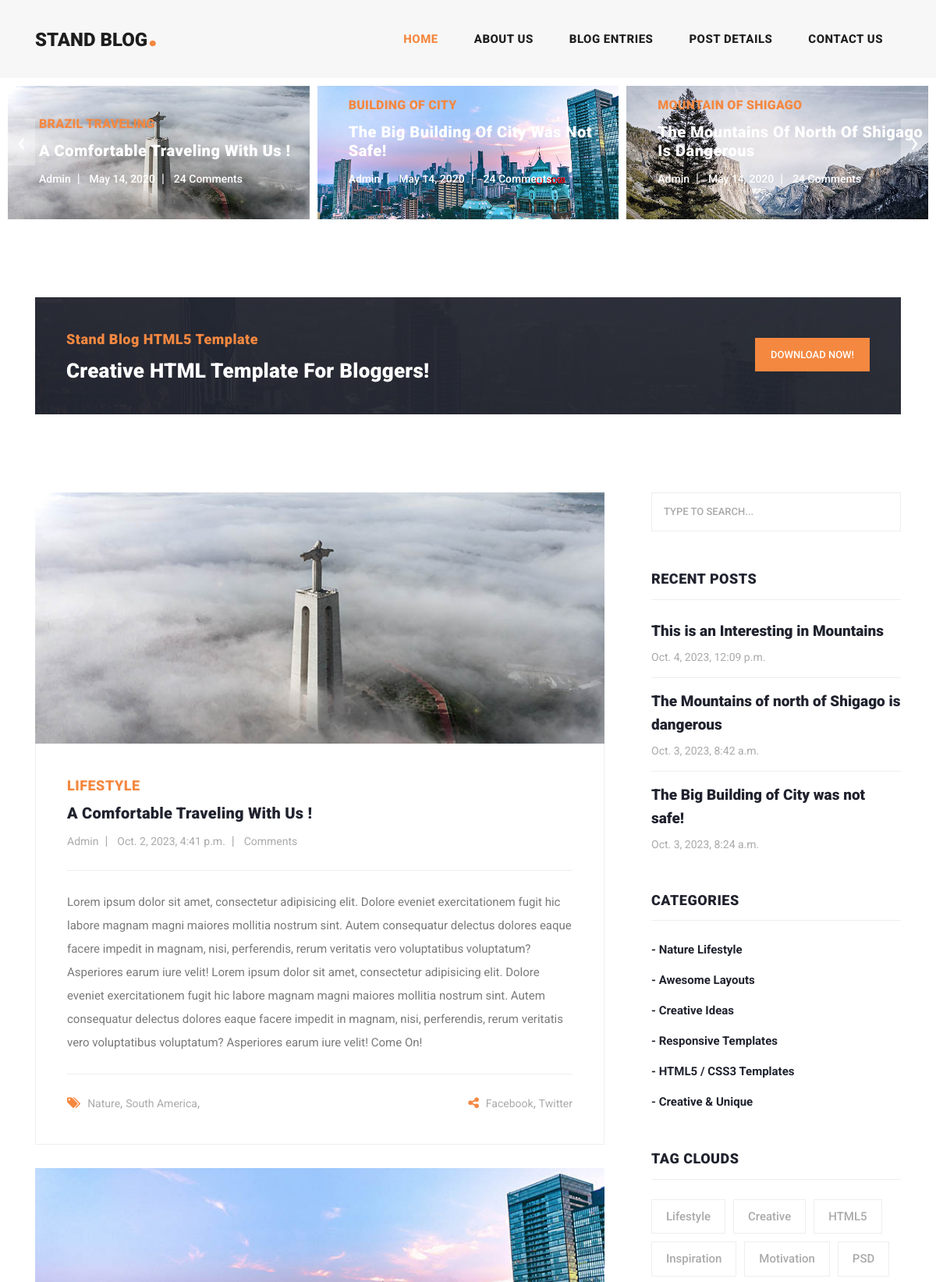
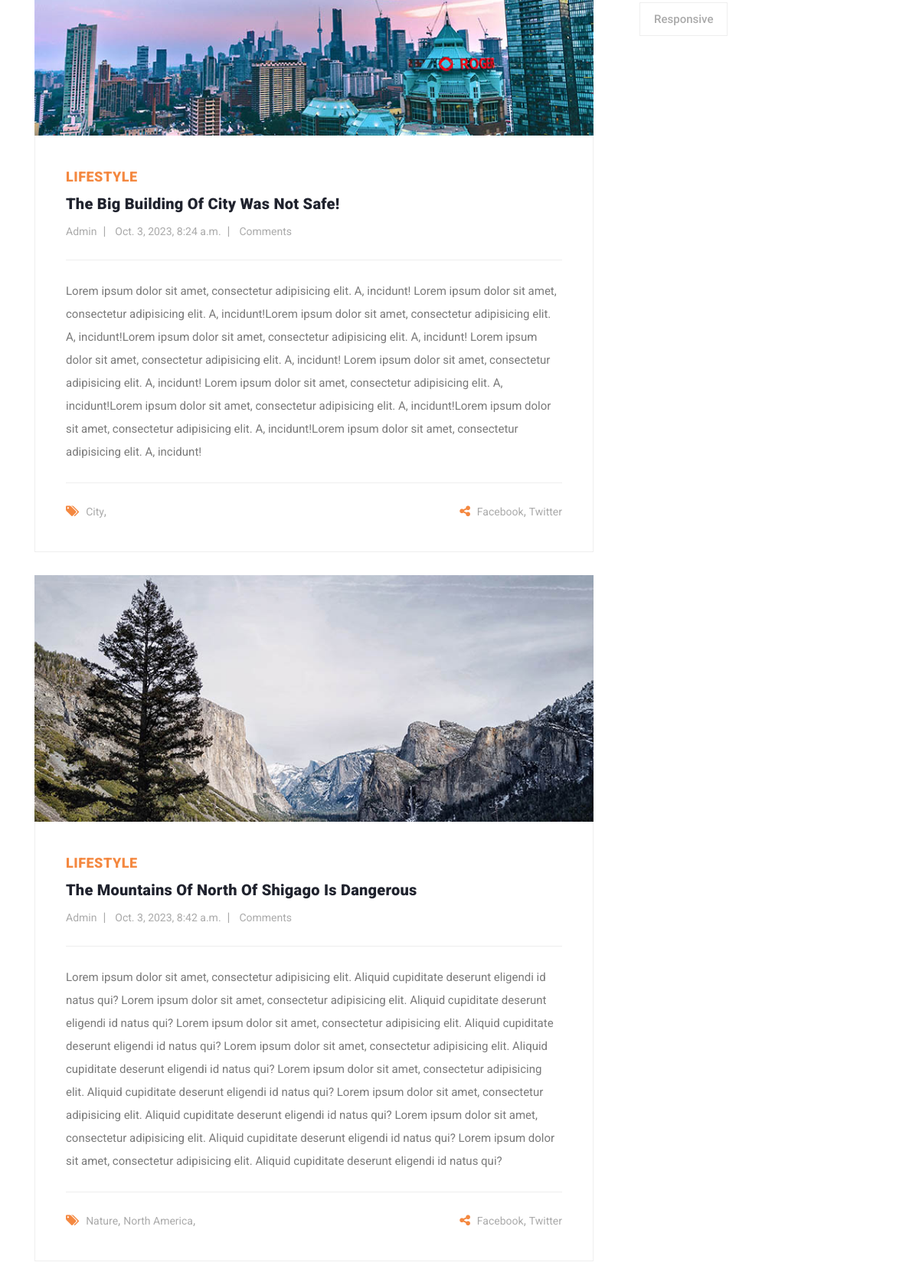
The page / (upper part) on the database its author committed (2 pictures, top to bottom).
### blog_app/models.py (models this page shows, shortened)
class PostModel(models.Model):
    title = models.CharField(max_length=80, verbose_name="title")
    image = models.ImageField(upload_to='images/posts', null=True, blank=True, verbose_name='image post (770*340px)')
    created_date = models.DateTimeField(auto_now_add=True, verbose_name="created date")
    short_description = models.CharField(max_length=200, verbose_name="short description")
    description = models.TextField(blank=True ,verbose_name="description")
    category = models.ManyToManyField(
        PostCategoryModel,
        related_name='post_categories',
        verbose_name='categories')
    slug = models.SlugField(default="", null=False, max_length=200, unique=True,
                            verbose_name='name in url')
    active = models.BooleanField(default=True)
    class Meta():
        verbose_name = "post"
        verbose_name_plural = "posts"

class PostCategoryModel(models.Model):
    title = models.CharField(max_length=300, db_index=True, verbose_name='title')
    url_title = models.CharField(max_length=300, db_index=True, verbose_name='name in url')
    active = models.BooleanField(default=True)
    class Meta:
        verbose_name = 'category'
        verbose_name_plural = 'categories'

### home_app/views.py (the view)
# urls.py: path("", views.HomeView.as_view(), name="home-page")
class HomeView(TemplateView):
    template_name = 'home_app/index.html'
    def get_context_data(self, **kwargs):
        context = super().get_context_data(**kwargs)
        context['url_page'] = 'home'
        context['posts'] = PostModel.objects.all()
        context['recent_post'] = context['posts'][:len(context['posts'])-4:-1]
        return context

### home_app/templates/home_app/index.html (shortened to what this page needs)
{% extends 'shared/base.html' %}
{% block content %}
    <div class="main-banner header-text">
      <div class="container-fluid">
        <div class="owl-banner owl-carousel">
            {% for post in posts%}
                <div class="item">
                <img src="{{ post.image.url }}" alt="">
                <div class="item-content">
                  <div class="main-content">
                    <div class="meta-category">
                      <span>{{ post.title }}</span>
                    </div>
                    <a href="{% url 'detail-page' slug=post.slug %}"><h4>{{ post.short_description }}</h4></a>
                    <ul class="post-info">
                      <li><a href="#">Admin</a></li>
                      <li><a href="#">May 14, 2020</a></li>
                      <li><a href="#">24 Comments</a></li>
                    </ul>
                  </div>
                </div>
              </div>
          {% endfor %}
        </div>
      </div>
    </div>
    <section class="call-to-action">
      <div class="container">
        <div class="row">
          <div class="col-lg-12">
            <div class="main-content">
              <div class="row">
                <div class="col-lg-8">
                  <span>Stand Blog HTML5 Template</span>
                  <h4>Creative HTML Template For Bloggers!</h4>
                </div>
                <div class="col-lg-4">
                  <div class="main-button">
                    <a rel="nofollow" href="https://templatemo.com/tm-551-stand-blog" target="_parent">Download Now!</a>
                  </div>
                </div>
              </div>
            </div>
          </div>
        </div>
      </div>
    </section>
    <section class="blog-posts">
      <div class="container">
        <div class="row">
          <div class="col-lg-8">
            <div class="all-blog-posts">
              <div class="row">
                  {% for post in posts %}
                <div class="col-lg-12">
                  <div class="blog-post">
                    <div class="blog-thumb">
                      <img src="{{ post.image.url }}" alt="">
                    </div>
                    <div class="down-content">
                      <span>Lifestyle</span>
                      <a href="{% url 'detail-page' slug=post.slug %}"><h4>{{ post.short_description }}</h4></a>
                      <ul class="post-info">
                        <li><a href="#">Admin</a></li>
                        <li><a href="#">{{ post.created_date }}</a></li>
                        <li><a href="#">{{ post. }} Comments</a></li>
                      </ul>
                      <p>{{ post.description }}</p>
                      <div class="post-options">
                        <div class="row">
                          <div class="col-6">
                            <ul class="post-tags">
                              <li><i class="fa fa-tags"></i></li>
                              {% for tag in post.category.all %}
                                  <li><a href="#">{{ tag.title }}</a>,</li>
                              {% endfor %}
                            </ul>
                          </div>
                          <div class="col-6">
                            <ul class="post-share">
                              <li><i class="fa fa-share-alt"></i></li>
                              <li><a href="#">Facebook</a>,</li>
                              <li><a href="#"> Twitter</a></li>
                            </ul>
                          </div>
                        </div>
                      </div>
                    </div>
                  </div>
                </div>
                  {% endfor %}
              </div>
            </div>
          </div>
          <div class="col-lg-4">
            <div class="sidebar">
              <div class="row">
                <div class="col-lg-12">
                  <div class="sidebar-item search">
                    <form id="search_form" name="gs" method="GET" action="#">
                      <input type="text" name="q" class="searchText" placeholder="type to search..." autocomplete="on">
                    </form>
                  </div>
                </div>
                <div class="col-lg-12">
                  <div class="sidebar-item recent-posts">
                    <div class="sidebar-heading">
                      <h2>Recent Posts</h2>
                    </div>
                    <div class="content">
                      <ul>
                          {% for post in recent_post %}
                              <li><a href="{% url 'detail-page' slug=post.slug %}">
                                  <h5>{{ post.short_description }}</h5>
                                  <span>{{ post.created_date }}</span>
                              </a></li>
                          {% endfor %}
                      </ul>
                    </div>
                  </div>
                </div>
                <div class="col-lg-12">
                  <div class="sidebar-item categories">
                    <div class="sidebar-heading">
                      <h2>Categories</h2>
                    </div>
                    <div class="content">
                      <ul>
                        <li><a href="#">- Nature Lifestyle</a></li>
                        <li><a href="#">- Awesome Layouts</a></li>
                        <li><a href="#">- Creative Ideas</a></li>
                        <li><a href="#">- Responsive Templates</a></li>
                        <li><a href="#">- HTML5 / CSS3 Templates</a></li>
                        <li><a href="#">- Creative &amp; Unique</a></li>
                      </ul>
                    </div>
                  </div>
                </div>
                <div class="col-lg-12">
                  <div class="sidebar-item tags">
                    <div class="sidebar-heading">
                      <h2>Tag Clouds</h2>
                    </div>
                    <div class="content">
                      <ul>
                        <li><a href="#">Lifestyle</a></li>
                        <li><a href="#">Creative</a></li>
                        <li><a href="#">HTML5</a></li>
                        <li><a href="#">Inspiration</a></li>
                        <li><a href="#">Motivation</a></li>
                        <li><a href="#">PSD</a></li>
                        <li><a href="#">Responsive</a></li>
                      </ul>
                    </div>
                  </div>
                </div>
              </div>
            </div>
          </div>
        </div>
      </div>
    </section>
{% endblock %}

### rows shown on the page
PostModel: image (picture), title "BRAZIL TRAVELING", short_description "A Comfortable Traveling With Us !", created_date "Oct. 2, 2023, 4:41 p.m.", description "Lorem ipsum dolor sit amet, consectetur adipisicing elit. Dolore eveniet exercitationem fugit hic labore magnam magni maiores mollitia nostrum sint. Autem consequatur delectus dolores eaque facere impedit in magnam, nisi, perferendis, rerum veritatis vero voluptatibus voluptatum? Asperiores earum iure velit! Lorem ipsum dolor sit amet, consectetur adipisicing elit. Dolore eveniet exercitationem fugit hic labore magnam magni maiores mollitia nostrum sint. Autem consequatur delectus dolores eaque facere impedit in magnam, nisi, perferendis, rerum veritatis vero voluptatibus voluptatum? Asperiores earum iure velit! Come On!"
PostModel: image (picture), title "BUILDING OF CITY", short_description "The Big Building Of City Was Not Safe!", created_date "Oct. 3, 2023, 8:24 a.m.", description "Lorem ipsum dolor sit amet, consectetur adipisicing elit. A, incidunt! Lorem ipsum dolor sit amet, consectetur adipisicing elit. A, incidunt!Lorem ipsum dolor sit amet, consectetur adipisicing elit. A, incidunt!Lorem ipsum dolor sit amet, consectetur adipisicing elit. A, incidunt! Lorem ipsum dolor sit amet, consectetur adipisicing elit. A, incidunt! Lorem ipsum dolor sit amet, consectetur adipisicing elit. A, incidunt! Lorem ipsum dolor sit amet, consectetur adipisicing elit. A, incidunt!Lorem ipsum dolor sit amet, consectetur adipisicing elit. A, incidunt!Lorem ipsum dolor sit amet, consectetur adipisicing elit. A, incidunt!Lorem ipsum dolor sit amet, consectetur adipisicing elit. A,…", short_description "The Big Building of City was not safe!"
PostModel: image (picture), title "MOUNTAIN OF SHIGAGO", short_description "The Mountains Of North Of Shigago Is Dangerous", created_date "Oct. 3, 2023, 8:42 a.m.", description "Lorem ipsum dolor sit amet, consectetur adipisicing elit. Aliquid cupiditate deserunt eligendi id natus qui? Lorem ipsum dolor sit amet, consectetur adipisicing elit. Aliquid cupiditate deserunt eligendi id natus qui? Lorem ipsum dolor sit amet, consectetur adipisicing elit. Aliquid cupiditate deserunt eligendi id natus qui? Lorem ipsum dolor sit amet, consectetur adipisicing elit. Aliquid cupiditate deserunt eligendi id natus qui? Lorem ipsum dolor sit amet, consectetur adipisicing elit. Aliquid cupiditate deserunt eligendi id natus qui? Lorem ipsum dolor sit amet, consectetur adipisicing elit. Aliquid cupiditate deserunt eligendi id natus qui? Lorem ipsum dolor sit amet, consectetur…", short_description "The Mountains of north of Shigago is dangerous"
PostCategoryModel: title "Nature"
PostCategoryModel: title "South America"
PostCategoryModel: title "City"
PostCategoryModel: title "North America"
PostModel: short_description "This is an Interesting in Mountains", created_date "Oct. 4, 2023, 12:09 p.m."
